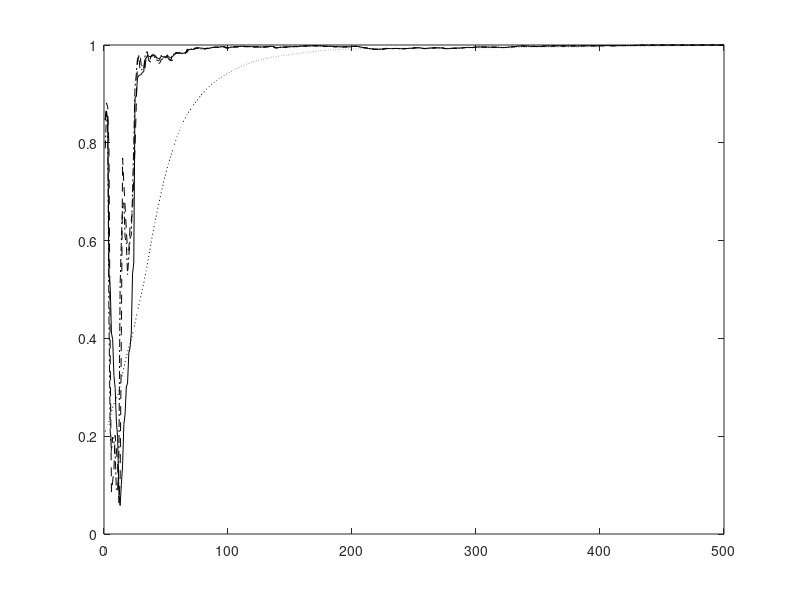

Reproduce this figure in MATLAB. (Note: this script raises an error after producing the figure.)
% This code is written to support the experiments in the book titled:
% Adaptive Machine Learning Algorithms with Python
% by
% Chanchal Chatterjee
% December 2021
% Speedup of the Adaptive EVD Algorithm 
% Gradient Descent, Steepest Descent, Conjugate Direction, & Newton's Method on the Unconstrained Objective Function

function evdXYZ;

clear all; close all; 

eta0 = 400;

% Number of samples N and dimension D
nSamples = 500;
nDim = 10;
nEA = 4;
nEpochs = 1;
randn('state',0);

% Generate the covX random matrices
if 0
covX = ...
[ 0.0910   0.0380  -0.0530  -0.0050   0.0100  -0.1360   0.1550   0.0300   0.0020   0.0320 ; ...
  0.0380   0.3730   0.0180  -0.0280  -0.0110  -0.3670   0.1540  -0.0570  -0.0310  -0.0650 ; ...
 -0.0530   0.0180   1.4300   0.0170   0.0550  -0.4500  -0.0380  -0.2980  -0.0410  -0.0300 ; ...
 -0.0050  -0.0280   0.0170   0.0840  -0.0050   0.0160   0.0420  -0.0220   0.0010   0.0050 ; ...
  0.0100  -0.0110   0.0550  -0.0050   0.0710   0.0880   0.0580  -0.0690  -0.0080   0.0030 ; ...
 -0.1360  -0.3670  -0.4500   0.0160   0.0880   5.7200  -0.5440  -0.2480   0.0050   0.0950 ; ...
  0.1550   0.1540  -0.0380   0.0420   0.0580  -0.5440   2.7500  -0.3430  -0.0110  -0.1200 ; ...
  0.0300  -0.0570  -0.2980  -0.0220  -0.0690  -0.2480  -0.3430   1.4500   0.0780   0.0280 ; ...
  0.0020  -0.0310  -0.0410   0.0010  -0.0080   0.0050  -0.0110   0.0780   0.0670   0.0150 ; ...
  0.0320  -0.0650  -0.0300   0.0050   0.0030   0.0950  -0.1200   0.0280   0.0150   0.3410 ];

covX = ...
[ 0.4270   0.0110  -0.0050  -0.0250   0.0890  -0.0790  -0.0190   0.0740   0.0890   0.0050 ; ...
  0.0110   5.6900  -0.0690  -0.2820  -0.7310   0.0900  -0.1240   0.1000   0.4320  -0.1030 ; ...
 -0.0050  -0.0690   0.0800   0.0980   0.0450  -0.0410   0.0230   0.0220  -0.0350   0.0120 ; ...
 -0.0250  -0.2820   0.0980   2.8000  -0.1070   0.1500  -0.1930   0.0950  -0.2260   0.0460 ; ...
  0.0890  -0.7310   0.0450  -0.1070   3.4400   0.2530   0.2510   0.3160   0.0390  -0.0100 ; ...
 -0.0790   0.0900  -0.0410   0.1500   0.2530   2.2700  -0.1800   0.2950  -0.0390  -0.1130 ; ...
 -0.0190  -0.1240   0.0230  -0.1930   0.2510  -0.1800   0.3270   0.0270   0.0260  -0.0160 ; ...
  0.0740   0.1000   0.0220   0.0950   0.3160   0.2950   0.0270   0.7270  -0.0960  -0.0170 ; ...
  0.0890   0.4320  -0.0350  -0.2260   0.0390  -0.0390   0.0260  -0.0960   0.7150  -0.0090 ; ...
  0.0050  -0.1030   0.0120   0.0460  -0.0100  -0.1130  -0.0160  -0.0170  -0.0090   0.0650 ];

covX = ...
[ 0.3350   0.0260  -0.0510  -0.0120   0.0790   0.0170   0.0290   0.0080   0.0770  -0.0300 ; ...
  0.0260   0.0910   0.0110  -0.0100   0.0060  -0.0140  -0.0020  -0.0230   0.0110   0.0350 ; ...
 -0.0510   0.0110   0.0780   0.0000   0.0160   0.0030   0.0300  -0.0350  -0.0030  -0.0490 ; ...
 -0.0120  -0.0100   0.0000   0.0820  -0.0030  -0.0260  -0.0250  -0.0290  -0.0150   0.0250 ; ...
  0.0790   0.0060   0.0160  -0.0030   0.7970   0.1940  -0.0370  -0.0230   0.0590  -0.1450 ; ...
  0.0170  -0.0140   0.0030  -0.0260   0.1940   1.5000   0.0140  -0.1040   0.1140  -0.2290 ; ...
  0.0290  -0.0020   0.0300  -0.0250  -0.0370   0.0140   0.2770  -0.0300  -0.0770  -0.0510 ; ...
  0.0080  -0.0230  -0.0350  -0.0290  -0.0230  -0.1040  -0.0300   0.3170   0.0220   0.0100 ; ...
  0.0770   0.0110  -0.0030  -0.0150   0.0590   0.1140  -0.0770   0.0220   0.5380   0.0340 ; ...
 -0.0300   0.0350  -0.0490   0.0250  -0.1450  -0.2290  -0.0510   0.0100   0.0340   0.6680 ];

covX = ...
[ 0.0840  -0.0120   0.0010   0.0150  -0.0040   0.0240  -0.0110   0.0270   0.0730  -0.0120 ; ...
 -0.0120   0.7930   0.0000   0.1970   0.0310  -0.0260   0.0500   0.0790   0.1450  -0.0270 ; ...
  0.0010   0.0000   0.0660  -0.0230   0.0110  -0.0170   0.0390  -0.0020   0.0170  -0.0040 ; ...
  0.0150   0.1970  -0.0230   0.7280  -0.0030  -0.0150   0.1210   0.0900   0.0800   0.0410 ; ...
 -0.0040   0.0310   0.0110  -0.0030   0.0800  -0.0010  -0.0070   0.0230  -0.0140  -0.0230 ; ...
  0.0240  -0.0260  -0.0170  -0.0150  -0.0010   0.3360  -0.1470  -0.0370   0.3020  -0.0520 ; ...
 -0.0110   0.0500   0.0390   0.1210  -0.0070  -0.1470   1.4500  -0.1320  -0.2300  -0.1370 ; ... 
  0.0270   0.0790  -0.0020   0.0900   0.0230  -0.0370  -0.1320   0.3200   0.2380   0.0170 ; ...
  0.0730   0.1450   0.0170   0.0800  -0.0140   0.3020  -0.2300   0.2380   2.9300  -0.0570 ; ...
 -0.0120  -0.0270  -0.0040   0.0410  -0.0230  -0.0520  -0.1370   0.0170  -0.0570   0.3040 ];

covX = ...
[ 0.0900   0.0010  -0.0080  -0.1910  -0.0070   0.0410  -0.0300  -0.0580   0.0220   0.0320 ; ...
  0.0010   0.0920  -0.0110   0.0080  -0.0140  -0.0020   0.0120  -0.0100  -0.0210  -0.0020 ; ...
 -0.0080  -0.0110   0.0820   0.0820   0.0140  -0.0200  -0.0580   0.1050   0.0040   0.0230 ; ...
 -0.1910   0.0080   0.0820   5.6800  -0.0960  -0.0150   0.6460   0.2190  -0.2380   0.2180 ; ...
 -0.0070  -0.0140   0.0140  -0.0960   0.0760  -0.0350  -0.0400  -0.0230   0.0270  -0.0140 ; ...
  0.0410  -0.0020  -0.0200  -0.0150  -0.0350   0.4580   0.1380  -0.2510   0.0120   0.0390 ; ...
 -0.0300   0.0120  -0.0580   0.6460  -0.0400   0.1380   1.8200  -0.1830  -0.0020   0.1170 ; ...
 -0.0580  -0.0100   0.1050   0.2190  -0.0230  -0.2510  -0.1830   4.0700  -0.4640   0.1470 ; ...
  0.0220  -0.0210   0.0040  -0.2380   0.0270   0.0120  -0.0020  -0.4640   0.2630   0.0540 ; ...
  0.0320  -0.0020   0.0230   0.2180  -0.0140   0.0390   0.1170   0.1470   0.0540   0.3870 ];

covX = 20*[0.091 0.038 -.053 -.005 0.010; ...
           0.038 0.373 0.018 -.028 -.011; ...
           -.053 0.018 1.430 0.017 0.055; ...
           -.005 -.028 0.017 0.084 -.005; ...
           0.010 -.011 0.055 -.005 0.071];
end

covX = 2*...
[ 0.0910   0.0380  -0.0530  -0.0050   0.0100  -0.1360   0.1550   0.0300   0.0020   0.0320 ; ...
  0.0380   0.3730   0.0180  -0.0280  -0.0110  -0.3670   0.1540  -0.0570  -0.0310  -0.0650 ; ...
 -0.0530   0.0180   1.4300   0.0170   0.0550  -0.4500  -0.0380  -0.2980  -0.0410  -0.0300 ; ...
 -0.0050  -0.0280   0.0170   0.0840  -0.0050   0.0160   0.0420  -0.0220   0.0010   0.0050 ; ...
  0.0100  -0.0110   0.0550  -0.0050   0.0710   0.0880   0.0580  -0.0690  -0.0080   0.0030 ; ...
 -0.1360  -0.3670  -0.4500   0.0160   0.0880   5.7200  -0.5440  -0.2480   0.0050   0.0950 ; ...
  0.1550   0.1540  -0.0380   0.0420   0.0580  -0.5440   2.7500  -0.3430  -0.0110  -0.1200 ; ...
  0.0300  -0.0570  -0.2980  -0.0220  -0.0690  -0.2480  -0.3430   1.4500   0.0780   0.0280 ; ...
  0.0020  -0.0310  -0.0410   0.0010  -0.0080   0.0050  -0.0110   0.0780   0.0670   0.0150 ; ...
  0.0320  -0.0650  -0.0300   0.0050   0.0030   0.0950  -0.1200   0.0280   0.0150   0.3410 ];
    
% Compute data
[V1,D1] = eig(covX);
[d,in] = sort(diag(D1));
V = zeros(nDim,nDim);
D = zeros(nDim,nDim);
for i = 1 : nDim
   V(:,i) = V1(:,in(nDim+1-i));
   D(i,i) = D1(in(nDim+1-i),in(nDim+1-i));
end
x(1:nDim,1:nSamples) = V*sqrt(D)*randn(nDim,nSamples);

% Compute Corrl matrix and eigen vectors
corX = zeros(nDim,nDim);
for i = 1 : nSamples
   corX = corX + x(:,i)*x(:,i)'/nSamples;
end
[V1,D1] = eig(corX);
[d,in] = sort(diag(D1));
V = zeros(nDim,nDim);
D = zeros(nDim,nDim);
for i = 1 : nDim
   V(:,i) = V1(:,in(nDim+1-i));
   D(i,i) = D1(in(nDim+1-i),in(nDim+1-i));
end
corX
V
diag(D)'

% Adaptive algorithm
A = zeros(nDim,nDim);
W1 = 0.1 * ones(nDim,nEA);
W2 = 0.1 * ones(nDim,nEA);
W3 = 0.1 * ones(nDim,nEA);
W4 = 0.1 * ones(nDim,nEA);
I  = eye(nDim,nDim);
invB  = eye(nDim,nDim);
for epoch = 1 : nEpochs
   for iter = 1 : nSamples
      
      Ak = x(:,iter) * x(:,iter)';
      A = A + (1.0/(nSamples*(epoch-1) + iter))*(Ak - A);
      etat = 1.0/(eta0 + nSamples*(epoch-1) + iter);
      
      % Gradient Descent - Xu
      G = (-2*A*W1 + A*W1*triu(W1'*W1) + W1*triu(W1'*A*W1));
      W1 = W1 - etat*G;
      
      % Steepest Descent
      G = (-2*A*W2 + A*W2*triu(W2'*W2) + W2*triu(W2'*A*W2));
      for i = 1 : nEA
         g = G(:,i);
         w = W2(:,i);
         M = zeros(nDim,nDim);
         for k = 1 : i-1
            M = M + (A*W2(:,k)*W2(:,k)' + W2(:,k)*W2(:,k)'*A);
         end
         
         F = - 2*A + 2*A*w*w' + 2*w*w'*A + A*(w'*w) + (w'*A*w)*I  +  M;
      	a0 = g'*g;
      	a1 = - g'*F*g;
      	a2 = 3*((w'*A*g)*(g'*g) + (g'*A*g)*(w'*g));
      	a3 = - 2*(g'*A*g)*(g'*g);
      	c = [a3 a2 a1 a0];
         rts = roots(c);
         
         cnt = 1; clear rs; clear r; clear J;
         for k = 1 : 3
            if isreal(rts(k))
               rs(cnt) = rts(k);
            	r = w - rts(k)*g;
               J(cnt) = (-2*r'*A*r + r'*A*r*r'*r + r'*M*r);
               cnt = cnt + 1;
            end
         end
         [yy, iyy] = min(J);
         alpha = rs(iyy);
         
         %alpha = min(abs(rts));
         %[num2str(alpha) ': ' num2str(rts(1)) ' (' num2str(J(1)) ') ' num2str(rts(2)) ' (' num2str(J(2)) ') ' num2str(rts(3)) ' (' num2str(J(3)) ')']
         
         w = w - alpha * g;
		  	W2(:,i) = w;
      end
      
      % Conjugate Direction Method
      
      % Initialize D
      G = -2*A*W3 + A*W3*triu(W3'*W3) + W3*triu(W3'*A*W3);
      if (iter == 1)
      	D = -G;   
      end
            
      % Update W
      for i = 1 : nEA
         g = G(:,i);
         w = W3(:,i);
         d = D(:,i);
         M = zeros(nDim,nDim);
         for k = 1 : i-1
            M = M + (A*W3(:,k)*W3(:,k)' + W3(:,k)*W3(:,k)'*A);
         end
         F = - 2*A + 2*A*w*w' + 2*w*w'*A + A*(w'*w) + (w'*A*w)*I  +  M;
         
         a0 = g'*d;
      	a1 = d'*F*d;
      	a2 = 3*((w'*A*d)*(d'*d) + (d'*A*d)*(w'*d));
      	a3 = 2*(d'*A*d)*(d'*d);
      	c = [a3 a2 a1 a0];
         rts = roots(c);
         
         cnt = 1; clear rs; clear r; clear J;
         for k = 1 : 3
            if isreal(rts(k))
               rs(cnt) = rts(k);
            	r = w + rts(k)*d;
               J(cnt) = -2*r'*A*r + r'*A*r*r'*r + r'*M*r;
               cnt = cnt + 1;
            end
         end
         [yy, iyy] = min(J);
         alpha = rs(iyy);
         
         %alpha = min(abs(rts));
         w = w + alpha * d;
		  	W3(:,i) = w;
      end
      
      % Update d
      G = -2*A*W3 + A*W3*triu(W3'*W3) + W3*triu(W3'*A*W3);
      for i = 1 : nEA
         g = G(:,i);
         w = W3(:,i);
         d = D(:,i);
         M = zeros(nDim,nDim);
         for k = 1 : i-1
            M = M + (A*W3(:,k)*W3(:,k)' + W3(:,k)*W3(:,k)'*A);
         end
         F = - 2*A + 2*A*w*w' + 2*w*w'*A + A*(w'*w) + (w'*A*w)*I  +  M;
         beta = (g'*F*d) / (d'*F*d);
         d = -g + 1*beta*d;   
         D(:,i) = d;
      end
      
      % Newton Raphson
      G = (-2*A*W4 + A*W4*triu(W4'*W4) + W4*triu(W4'*A*W4));
      for i = 1 : nEA
         g = G(:,i);
         w = W4(:,i);
         M = zeros(nDim,nDim);
         for k = 1 : i-1
            M = M + (A*W4(:,k)*W4(:,k)' + W4(:,k)*W4(:,k)'*A);
         end
         F = - 2*A + 2*A*w*w' + 2*w*w'*A + A*(w'*w) + (w'*A*w)*I  +  M;
         
         lambda = w'*A*w;
         Atilde = A;
      	if (iter > 1)
         	invB = (I + (Atilde/lambda))/lambda; 
      	end
      	invC = invB - (2*invB*A*w*w'*invB)/(1 + 2*w'*invB*A*w);
         invF = invC - (2*invC*w*w'*A*invC)/(1 + 2*w'*A*invC*w);
         
         h = -invF*g;
      	a0 = g'*h;
      	a1 = h'*F*h;
      	a2 = 3*((w'*A*h)*(h'*h) + (h'*A*h)*(w'*h));
      	a3 = 2*(h'*A*h)*(h'*h);
      	c = [a3 a2 a1 a0];
         rts = roots(c);
                  
         clear rs; clear r; clear J;
         cnt = 1; 
         for k = 1 : 3
            if isreal(rts(k))
               rs(cnt) = rts(k);
            	r = w + rts(k)*h;
               J(cnt) = (-2*r'*A*r + r'*A*r*r'*r + r'*M*r);
               cnt = cnt + 1;
            end
         end
         [yy, iyy] = min(J);
         alpha = rs(iyy);
         
         w = w + alpha*h; % 0.01(1), 0.06(2,3,4)
         
		  	W4(:,i) = w;
      end
      
      
      
      % Compute direction cosine
      for i = 1 : nEA      
      	u1 = W1(:,i)/norm(W1(:,i));
      	u2 = W2(:,i)/norm(W2(:,i));
      	u3 = W3(:,i)/norm(W3(:,i));
      	u4 = W4(:,i)/norm(W4(:,i));
      	cos_t1(i,iter) = abs(u1'*V(:,i));
         cos_t2(i,iter) = abs(u2'*V(:,i));
         cos_t3(i,iter) = abs(u3'*V(:,i));
         cos_t4(i,iter) = abs(u4'*V(:,i));
      end
      ind(iter) = iter;
   end
end

% Plot the convergence results
figure(1);
plot(ind,cos_t1(1,:),'k:'); hold on;
plot(ind,cos_t2(1,:),'k-'); hold on;
plot(ind,cos_t3(1,:),'k--'); hold on;
plot(ind,cos_t4(1,:),'k-.'); hold on;
legend('Gradient Descent','Steepest Descent','Conjugate Direction','Newton-Rhapson',0);
xlabel('Number of Samples');
ylabel('Direction Cosine - Component 1');
hold off;

% Plot the convergence results
figure(2);
plot(ind,cos_t1(2,:),'k:'); hold on;
plot(ind,cos_t2(2,:),'k-'); hold on;
plot(ind,cos_t3(2,:),'k--'); hold on;
plot(ind,cos_t4(2,:),'k-.'); hold on;
legend('Gradient Descent','Steepest Descent','Conjugate Direction','Newton-Rhapson',0);
xlabel('Number of Samples');
ylabel('Direction Cosine - Component 2');
hold off;

% Plot the convergence results
figure(3);
plot(ind,cos_t1(3,:),'k:'); hold on;
plot(ind,cos_t2(3,:),'k-'); hold on;
plot(ind,cos_t3(3,:),'k--'); hold on;
plot(ind,cos_t3(3,:),'k-.'); hold on;
legend('Gradient Descent','Steepest Descent','Conjugate Direction','Newton-Rhapson',0);
xlabel('Number of Samples');
ylabel('Direction Cosine - Component 3');
hold off;

% Plot the convergence results
figure(4);
plot(ind,cos_t1(4,:),'k:'); hold on;
plot(ind,cos_t2(4,:),'k-'); hold on;
plot(ind,cos_t3(4,:),'k--'); hold on;
plot(ind,cos_t4(4,:),'k-.'); hold on;
legend('Gradient Descent','Steepest Descent','Conjugate Direction','Newton-Rhapson',0);
xlabel('Number of Samples');
ylabel('Direction Cosine - Component 4');
hold off;


%keyboard




  
